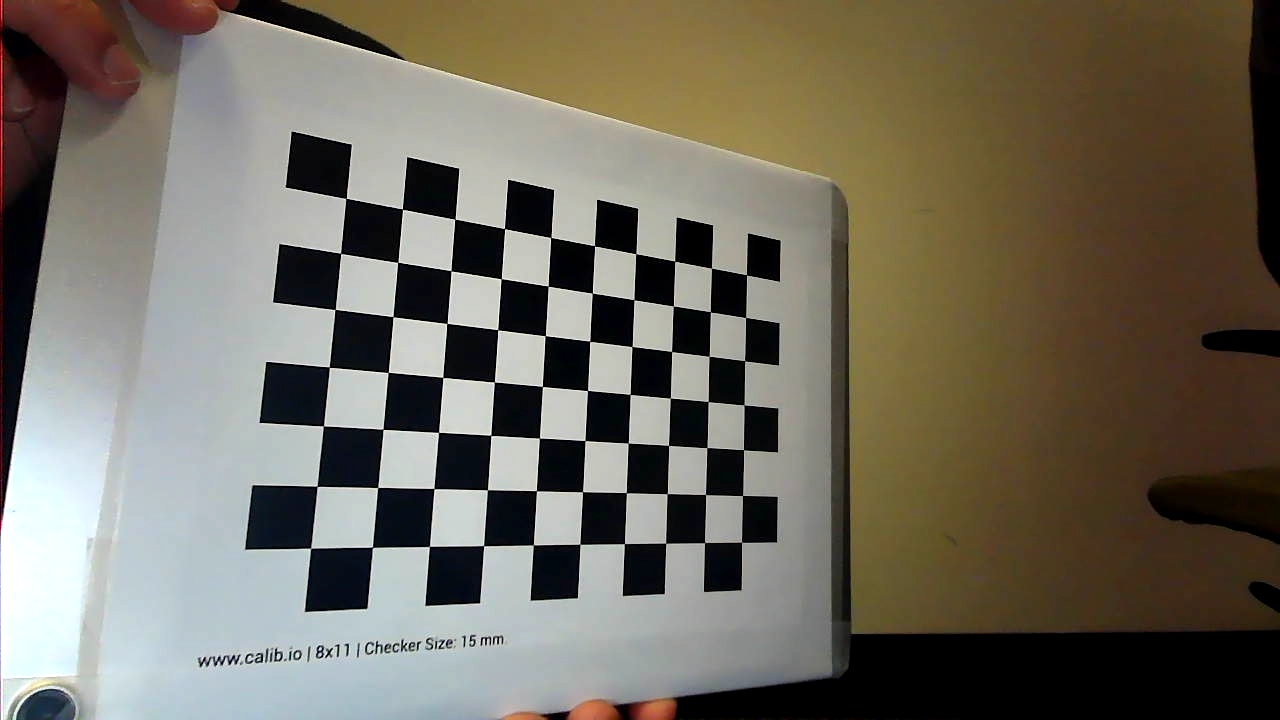
#> input picture calibration_images_cam1/calibration_08.jpg, 1280 x 720 px; its folder holds only this picture in this run
$ python camera_calibration.py
#> lines starting #> are read from the running program, lines starting #| are printed output that depends on the picture; after the words box and inside, x2 and y2 are one past the last pixel; in counts of white or black regions, pixels touching at a corner belong together; long printed decimals are rounded
import numpy as np
import cv2
import glob
import os
import pickle

# Camera calibration parameters
# You can modify these variables as needed
CHESSBOARD_SIZE = (10, 7)  # Number of inner corners per chessboard row and column
SQUARE_SIZE = 1.5         # Size of a square in centimeters
CALIBRATION_IMAGES_PATH = 'calibration_images_cam1/*.jpg'  # Path to calibration images
OUTPUT_DIRECTORY = 'output_cam1'  # Directory to save calibration results
SAVE_UNDISTORTED = True   # Whether to save undistorted images

def calibrate_camera():
    """s
    Calibrate the camera using chessboard images.

    Returns:
        ret: The RMS re-projection error
        mtx: Camera matrix
        dist: Distortion coefficients
        rvecs: Rotation vectors
        tvecs: Translation vectors
    """
    # Prepare object points (0,0,0), (1,0,0), (2,0,0) ... (8,5,0)
    objp = np.zeros((CHESSBOARD_SIZE[0] * CHESSBOARD_SIZE[1], 3), np.float32)
    objp[:, :2] = np.mgrid[0:CHESSBOARD_SIZE[0], 0:CHESSBOARD_SIZE[1]].T.reshape(-1, 2)

    # Scale object points by square size (for real-world measurements)
    objp = objp * SQUARE_SIZE

    # Arrays to store object points and image points from all images
    objpoints = []  # 3D points in real world space
    imgpoints = []  # 2D points in image plane

    # Get list of calibration images
    images = glob.glob(CALIBRATION_IMAGES_PATH)

    if not images:
        print(f"No calibration images found at {CALIBRATION_IMAGES_PATH}")
        return None, None, None, None, None

    # Create output directory if it doesn't exist
    if not os.path.exists(OUTPUT_DIRECTORY):
        os.makedirs(OUTPUT_DIRECTORY)

    print(f"Found {len(images)} calibration images")

    # Process each calibration image
    for idx, fname in enumerate(images):
        img = cv2.imread(fname)
        gray = cv2.cvtColor(img, cv2.COLOR_BGR2GRAY)

        # Find the chessboard corners
        ret, corners = cv2.findChessboardCornersSB(gray, CHESSBOARD_SIZE, cv2.CALIB_CB_EXHAUSTIVE | cv2.CALIB_CB_ACCURACY)

        # If found, add object points and image points
        if ret:
            objpoints.append(objp)

            # Refine corner positions
            criteria = (cv2.TERM_CRITERIA_EPS + cv2.TERM_CRITERIA_MAX_ITER, 30, 0.001)
            corners2 = cv2.cornerSubPix(gray, corners, (11, 11), (-1, -1), criteria)
            imgpoints.append(corners2)

            # Draw and display the corners
            cv2.drawChessboardCorners(img, CHESSBOARD_SIZE, corners2, ret)

            # Save image with corners drawn
            output_img_path = os.path.join(OUTPUT_DIRECTORY, f'corners_{os.path.basename(fname)}')
            cv2.imwrite(output_img_path, img)

            print(f"Processed image {idx+1}/{len(images)}: {fname} - Chessboard found")
        else:
            print(f"Processed image {idx+1}/{len(images)}: {fname} - Chessboard NOT found")

    if not objpoints:
        print("No chessboard patterns were detected in any images.")
        return None, None, None, None, None

    print("Calibrating camera...")

    # Calibrate camera
    ret, mtx, dist, rvecs, tvecs = cv2.calibrateCamera(
        objpoints, imgpoints, gray.shape[::-1], None, None
    )

    # Save calibration results
    calibration_data = {
        'camera_matrix': mtx,
        'distortion_coefficients': dist,
        'rotation_vectors': rvecs,
        'translation_vectors': tvecs,
        'reprojection_error': ret
    }

    with open(os.path.join(OUTPUT_DIRECTORY, 'calibration_data.pkl'), 'wb') as f:
        pickle.dump(calibration_data, f)

    # Save camera matrix and distortion coefficients as text files
    np.savetxt(os.path.join(OUTPUT_DIRECTORY, 'camera_matrix.txt'), mtx)
    np.savetxt(os.path.join(OUTPUT_DIRECTORY, 'distortion_coefficients.txt'), dist)

    print(f"Calibration complete! RMS re-projection error: {ret}")

    # Save RMS error to text file
    with open(os.path.join(OUTPUT_DIRECTORY, 'rms_error.txt'), 'w') as f:
        f.write(f"RMS re-projection error: {ret}\n")

    print(f"Results saved to {OUTPUT_DIRECTORY}")

    return ret, mtx, dist, rvecs, tvecs

def undistort_images(mtx, dist):
    """
    Undistort all calibration images using the calibration results.

    Args:
        mtx: Camera matrix
        dist: Distortion coefficients
    """
    if not SAVE_UNDISTORTED:
        return

    images = glob.glob(CALIBRATION_IMAGES_PATH)

    if not images:
        print(f"No images found at {CALIBRATION_IMAGES_PATH}")
        return

    undistorted_dir = os.path.join(OUTPUT_DIRECTORY, 'undistorted')
    if not os.path.exists(undistorted_dir):
        os.makedirs(undistorted_dir)

    print(f"Undistorting {len(images)} images...")

    for idx, fname in enumerate(images):
        img = cv2.imread(fname)
        h, w = img.shape[:2]

        # Refine camera matrix based on free scaling parameter
        newcameramtx, roi = cv2.getOptimalNewCameraMatrix(mtx, dist, (w, h), 1, (w, h))

        # Undistort image
        dst = cv2.undistort(img, mtx, dist, None, newcameramtx)

        # Crop the image (optional)
        x, y, w, h = roi
        dst = dst[y:y+h, x:x+w]

        # Save undistorted image
        output_img_path = os.path.join(undistorted_dir, f'undistorted_{os.path.basename(fname)}')
        cv2.imwrite(output_img_path, dst)

        print(f"Undistorted image {idx+1}/{len(images)}: {fname}")

    print(f"Undistorted images saved to {undistorted_dir}")

# [26 lines left out: function calculate_reprojection_error, not called in this run]

def main():
    """
    Main function to run the camera calibration process.
    """
    print("Starting camera calibration...")

    # Calibrate camera
    ret, mtx, dist, rvecs, tvecs = calibrate_camera()
#> in calibrate_camera, img is the input picture: shape (720, 1280, 3); mean B, G, R 94.9, 107.5, 113
#> in calibrate_camera, `gray = cv2.cvtColor(img, cv2.COLOR_BGR2GRAY)`:
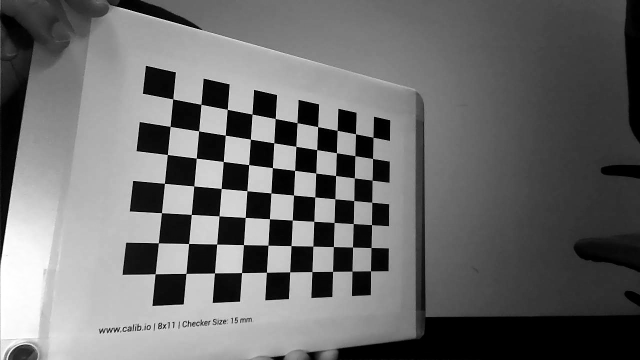
#> gray: shape (720, 1280) (shown at 1/2 size); min 0, max 255, mean 107.7
#> in calibrate_camera, `ret, corners = cv2.findChessboardCornersSB(gray, CHESSBOARD_SIZE, cv2...`: ret = True; corners = 70 rows, first 8: [741.6, 542.3], [704.4, 542.7], [665.7, 543.2], [624.3, 543.6], [579.9, 544.3], [533.3, 545], [483.6, 545.7], [429.4, 546.5]
#> in calibrate_camera, `corners2 = cv2.cornerSubPix(gray, corners, (11, 11), (-1, -1), criteria)`: corners2 = 70 rows, first 8: [741.5, 542.3], [704.5, 542.6], [665.6, 543.2], [624.4, 543.6], [579.9, 544.3], [533.4, 544.9], [483.6, 545.6], [429.4, 546.4]
#> in calibrate_camera, `cv2.drawChessboardCorners(img, CHESSBOARD_SIZE, corners2, ret)`:
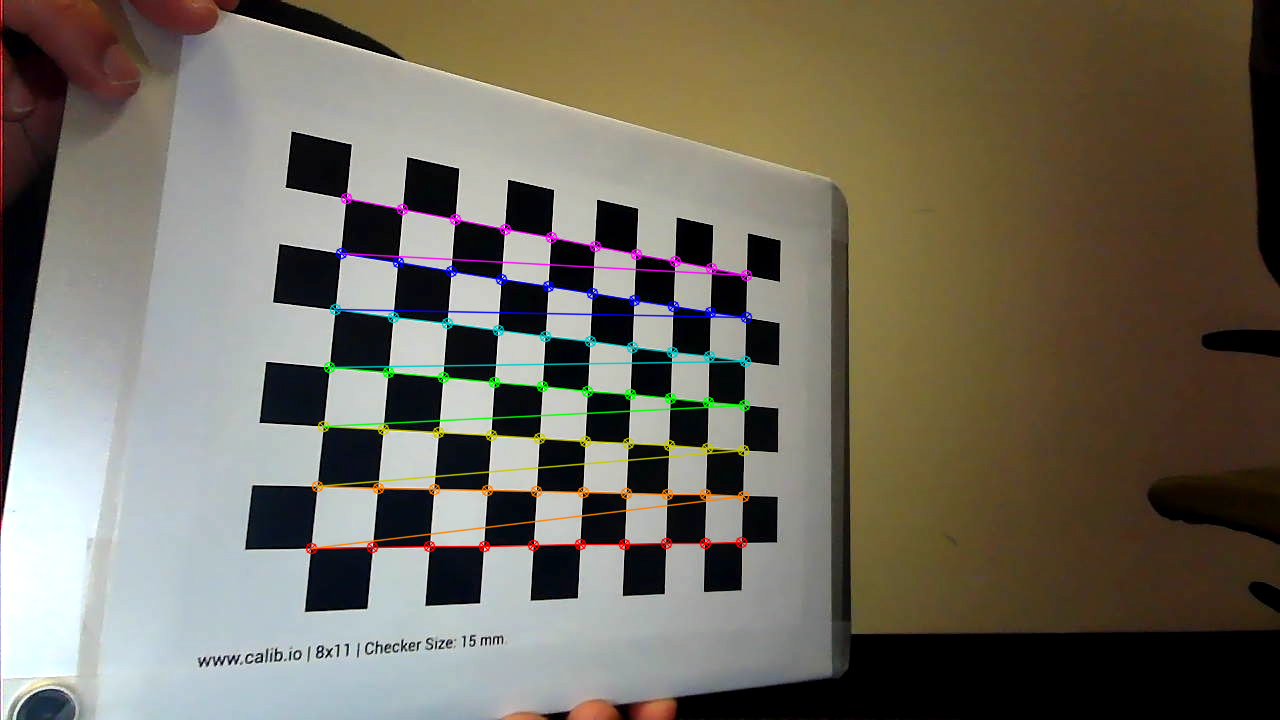
#> img: shape (720, 1280, 3); 2.35% of pixels changed, all inside (x1, y1, x2, y2) = (305, 192, 753, 555)
#> in calibrate_camera, `ret, mtx, dist, rvecs, tvecs = cv2.calibrateCamera( objpoints, imgpoin..`: ret = 0.183; mtx = [[654.4, 0, 640.4], [0, 700.2, 369], [0, 0, 1]]; dist = [[0.0306, -0.152, 0.00181, -0.00225, 0.282]]; rvecs = ([0.663, -0.19, -2.99],); tvecs = ([3.55, 5.66, 22.95],)
#| Calibration complete! RMS re-projection error: 0.1827
#> ret = 0.183; mtx = [[654.4, 0, 640.4], [0, 700.2, 369], [0, 0, 1]]; dist = [[0.0306, -0.152, 0.00181, -0.00225, 0.282]]; rvecs = ([0.663, -0.19, -2.99],); tvecs = ([3.55, 5.66, 22.95],)

    if mtx is None:
        print("Calibration failed. Exiting.")
        return

    # Undistort images
    undistort_images(mtx, dist)
#> in undistort_images, `newcameramtx, roi = cv2.getOptimalNewCameraMatrix(mtx, dist, (w, h), 1..`: newcameramtx = [[708.8, 0, 637.6], [0, 701.9, 370], [0, 0, 1]]; roi = (69, 65, 1142, 598)
#> in undistort_images, `dst = cv2.undistort(img, mtx, dist, None, newcameramtx)`:
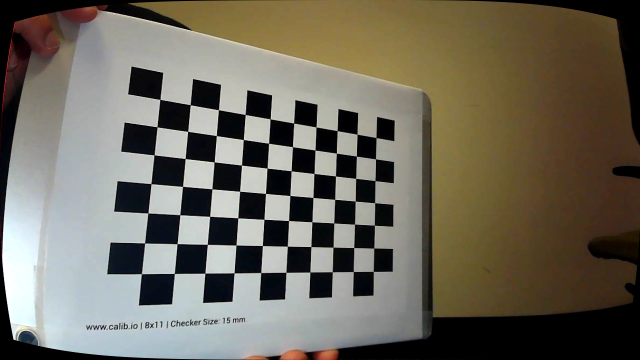
#> dst: shape (720, 1280, 3) (shown at 1/2 size); mean B, G, R 92.6, 105.3, 110.3
#> in undistort_images, `x, y, w, h = roi`: x = 69; y = 65; w = 1142; h = 598
#> in undistort_images, `dst = dst[y:y+h, x:x+w]`:
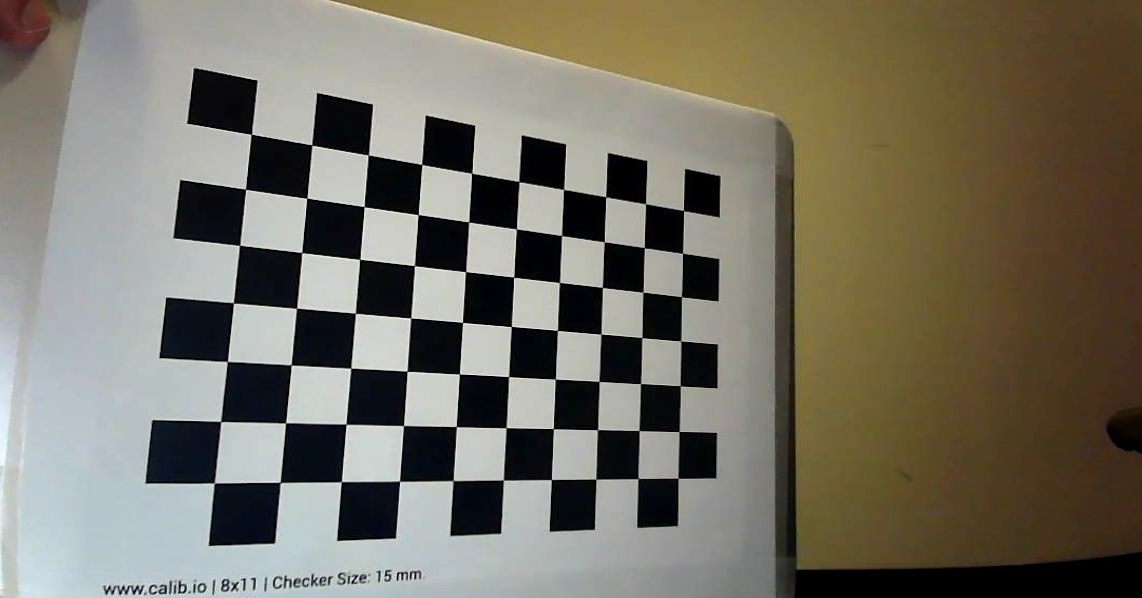
#> dst: shape (598, 1142, 3); mean B, G, R 100.5, 113.4, 117.8

    print("Camera calibration completed successfully!")

if __name__ == "__main__":
    main()

$ run again, on calibration_images_cam1/calibration_135.jpg
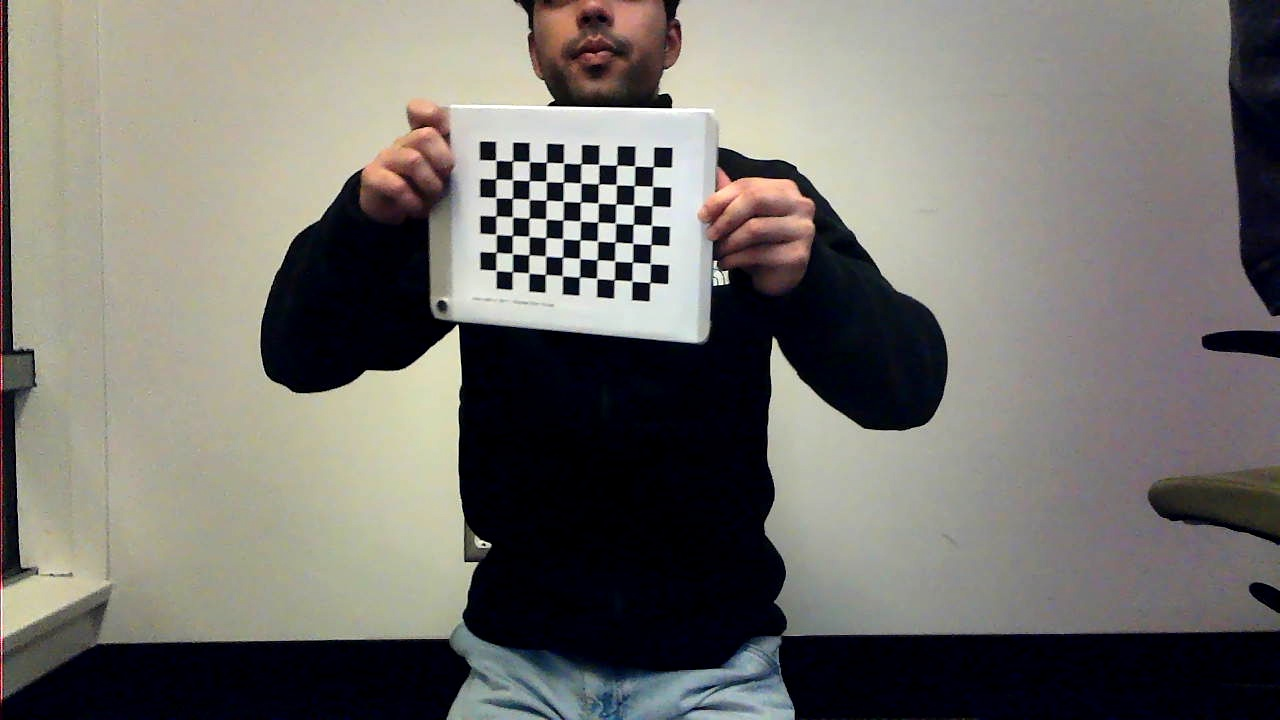
#> input picture calibration_images_cam1/calibration_135.jpg, 1280 x 720 px
#> in calibrate_camera, img is the input picture: shape (720, 1280, 3); mean B, G, R 108.7, 113.8, 116.3
#> in calibrate_camera, `ret, corners = cv2.findChessboardCornersSB(gray, CHESSBOARD_SIZE, cv2...`: ret = True; corners = 70 rows, first 8: [649.9, 282.5], [631.9, 281.1], [614.3, 279.8], [596.7, 278.4], [579.5, 277.1], [562.4, 275.7], [545.4, 274.4], [528.8, 273.1]
#> corners2 = 70 rows, first 8: [649.8, 282.5], [631.9, 281.1], [614.3, 279.7], [596.7, 278.4], [579.5, 277], [562.3, 275.6], [545.4, 274.4], [528.8, 273.1]
#> in calibrate_camera, `cv2.drawChessboardCorners(img, CHESSBOARD_SIZE, corners2, ret)`:
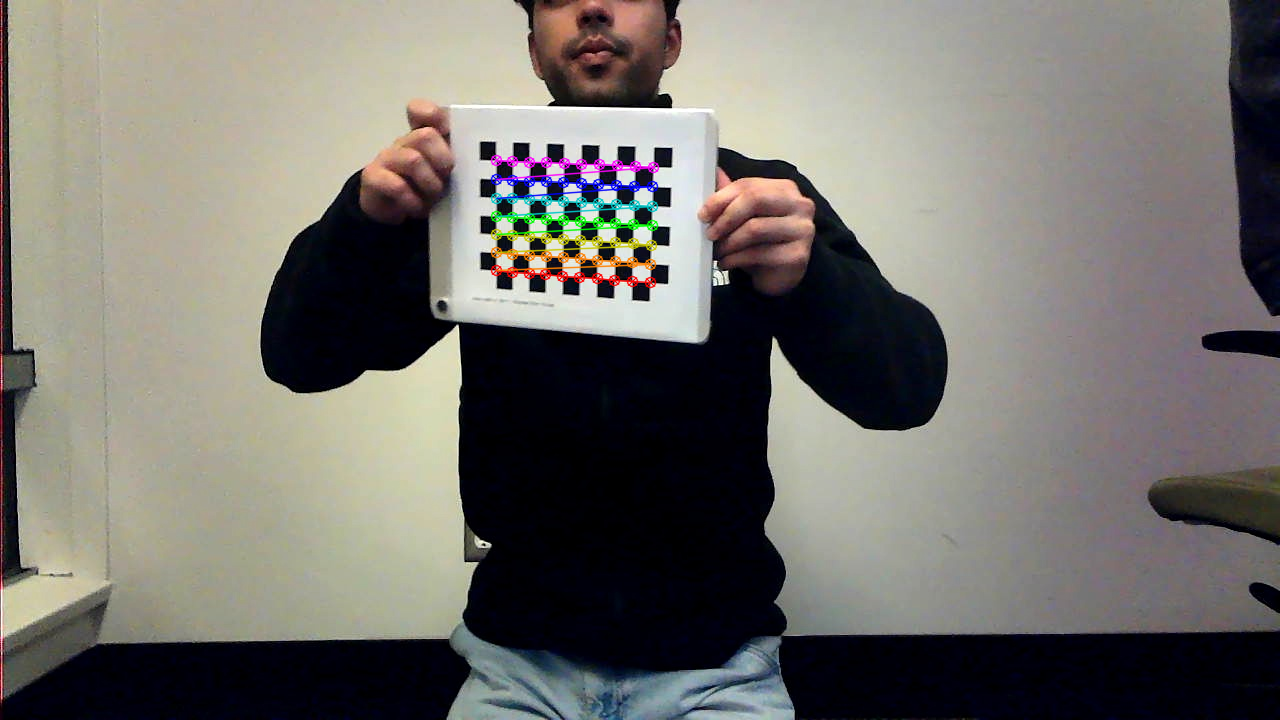
#> img: shape (720, 1280, 3); 1.19% of pixels changed, all inside (x1, y1, x2, y2) = (490, 154, 660, 289)
#> in calibrate_camera, `ret, mtx, dist, rvecs, tvecs = cv2.calibrateCamera( objpoints, imgpoin..`: ret = 0.0818; mtx = [[1044.8, 0, 589.7], [0, 1067.2, 298.4], [0, 0, 1]]; dist = [[-0.679, 41.23, -0.0185, 0.00365, -865.1]]; rvecs = ([-0.519, 0.288, -3.04],); tvecs = ([4.82, -1.24, 83.62],)
#| Calibration complete! RMS re-projection error: 0.08177
#> in main, `ret, mtx, dist, rvecs, tvecs = calibrate_camera()`: ret = 0.0818; dist = [[-0.679, 41.23, -0.0185, 0.00365, -865.1]]; rvecs = ([-0.519, 0.288, -3.04],); tvecs = ([4.82, -1.24, 83.62],)
#> newcameramtx has the same summary as mtx in calibrate_camera; roi = (0, 0, 1279, 719)
#> in undistort_images, `x, y, w, h = roi`: x = 0; w = 1279; h = 719
#> in undistort_images, `dst = dst[y:y+h, x:x+w]`:
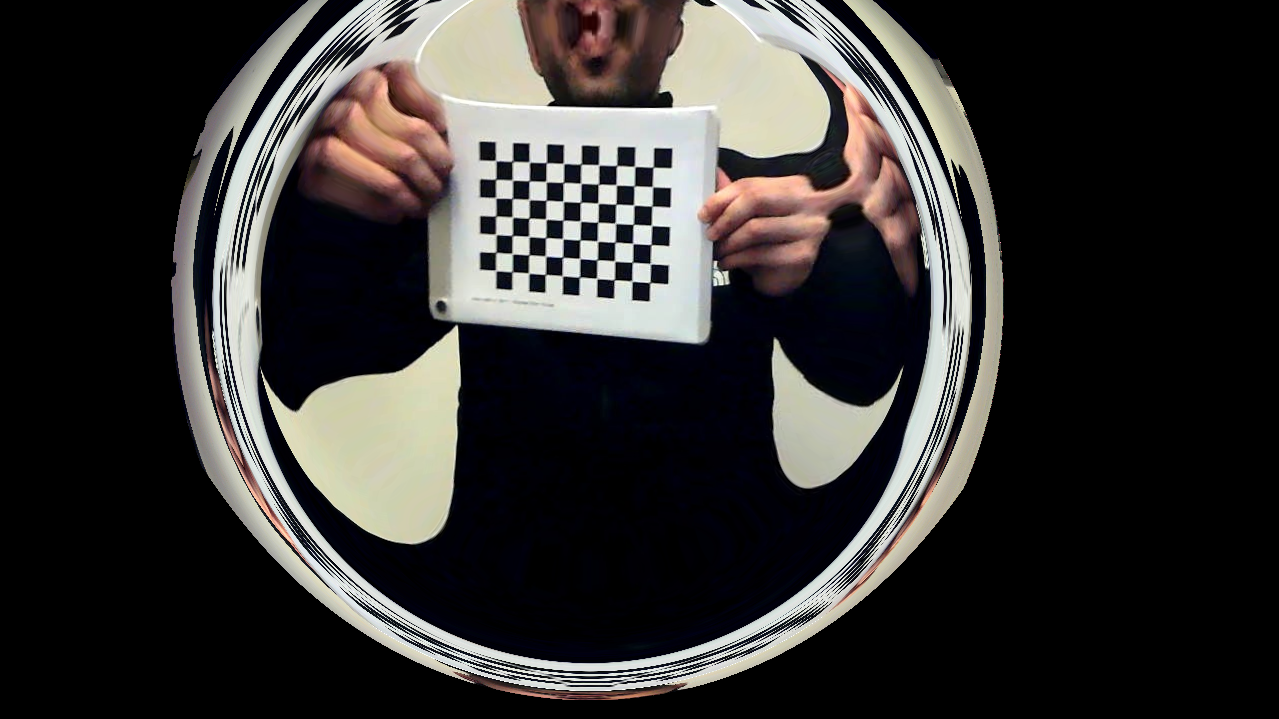
#> dst: shape (719, 1279, 3); mean B, G, R 50.4, 51.8, 53.8
